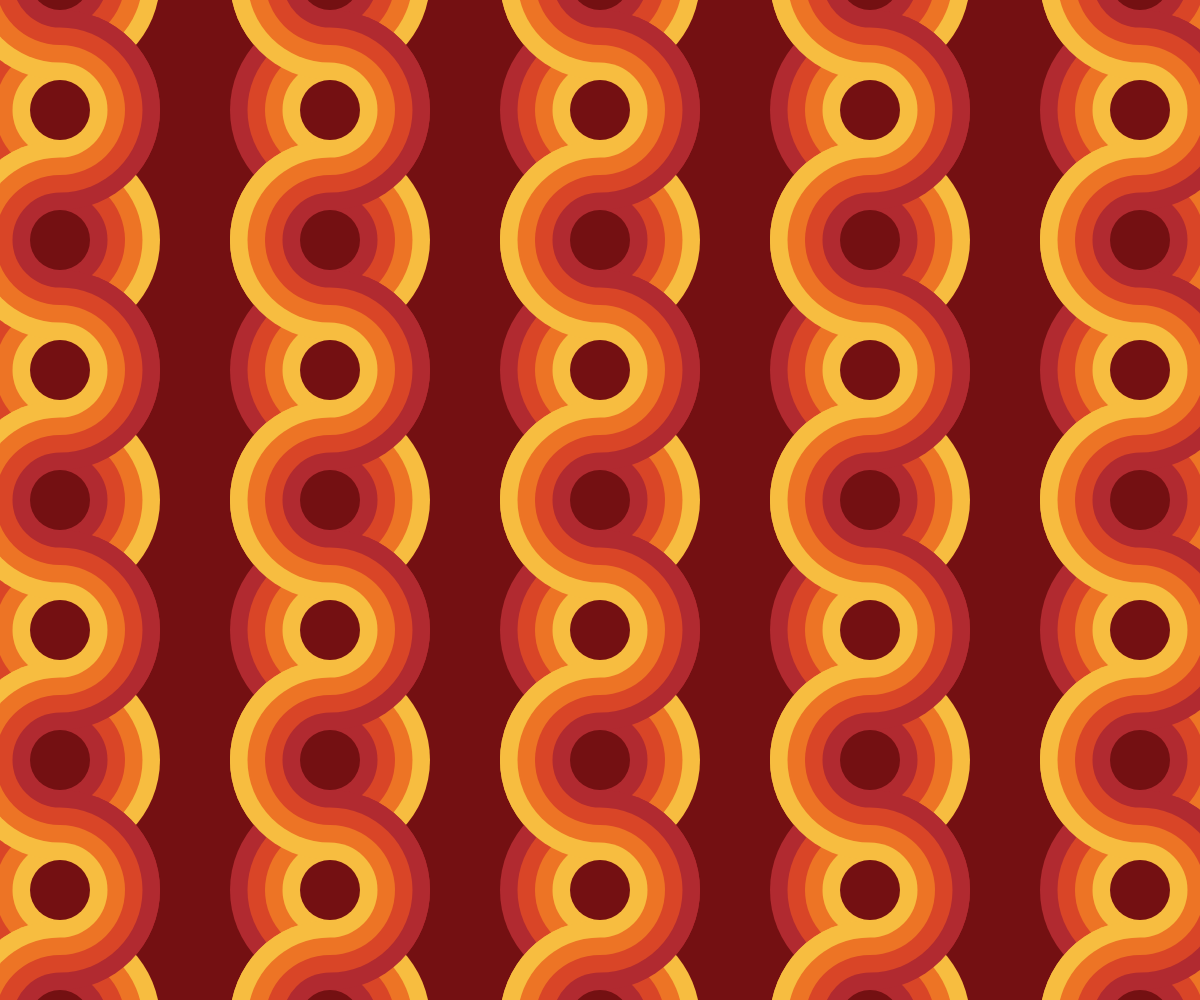
Frame 1 (no input)
Frame 60 (no input): identical to frame 1, image omitted
Frame 120 (the mouse pressed at the canvas centre since frame 60): identical to frame 1, image omitted

The p5.js sketch that drew this single still picture (run headless with seeded random() and noise() and a simulated clock; from frame 60 on, the mouse is pressed at the canvas centre):

// p5.js sketch
// ── sketch.js
function setup() {
  createCanvas(windowWidth, windowHeight);
  rectMode(CENTER);
  noStroke();
}

const diameter = 200;
const ringWidth = 35;
const backgroundColor = '#741012';
const colors = ['#f7bd40', '#ed7425', '#d94527', '#b12a30'];
const reversedColors = [...colors].reverse();

function rings(x, y, colors) {
  colors.forEach((c, index) => {
    fill(c);
    circle(x, y, diameter - index * ringWidth);
  });
  fill(backgroundColor);
  circle(x, y, diameter - colors.length * ringWidth);
}

/**
 *
 * @param {*} x
 * @param {*} y
 * @param {number} side if -1 arc to the rigth if else 1 to left
 * @param {*} colors
 */
function arcs(x, y, side, colors) {
  colors.forEach((c, index) => {
    fill(c);
    arc(
      x,
      y,
      diameter - index * ringWidth,
      diameter - index * ringWidth,
      (-PI / 2) * side,
      (PI / 2) * side
    );
  });
  fill(backgroundColor);
  arc(
    x,
    y,
    diameter - colors.length * ringWidth,
    diameter - colors.length * ringWidth,
    (-PI / 2) * side,
    (PI / 2) * side
  );
}

function draw() {
  background(backgroundColor);
  const verticalDistance = diameter - 2 * ringWidth;
  const horizontalDistance = diameter + 2 * ringWidth;
  const rows = Math.ceil((height / verticalDistance + 1) / 2);
  const colums = Math.ceil((width / horizontalDistance + 1) / 2);

  const centerX = Math.ceil(width / 2);
  const centerY = Math.ceil(height / 2);

  for (let c = -colums; c < colums; c++) {
    for (let r = -rows; r < rows; r++) {
      rings(
        centerX + c * horizontalDistance,
        centerY + r * verticalDistance,
        r % 2 ? reversedColors : colors
      );
    }
    for (let r = -rows; r < rows; r++) {
      arcs(
        centerX + c * horizontalDistance,
        centerY + r * verticalDistance,
        r % 2 ? 1 : -1,
        r % 2 ? reversedColors : colors
      );
    }
  }
}
